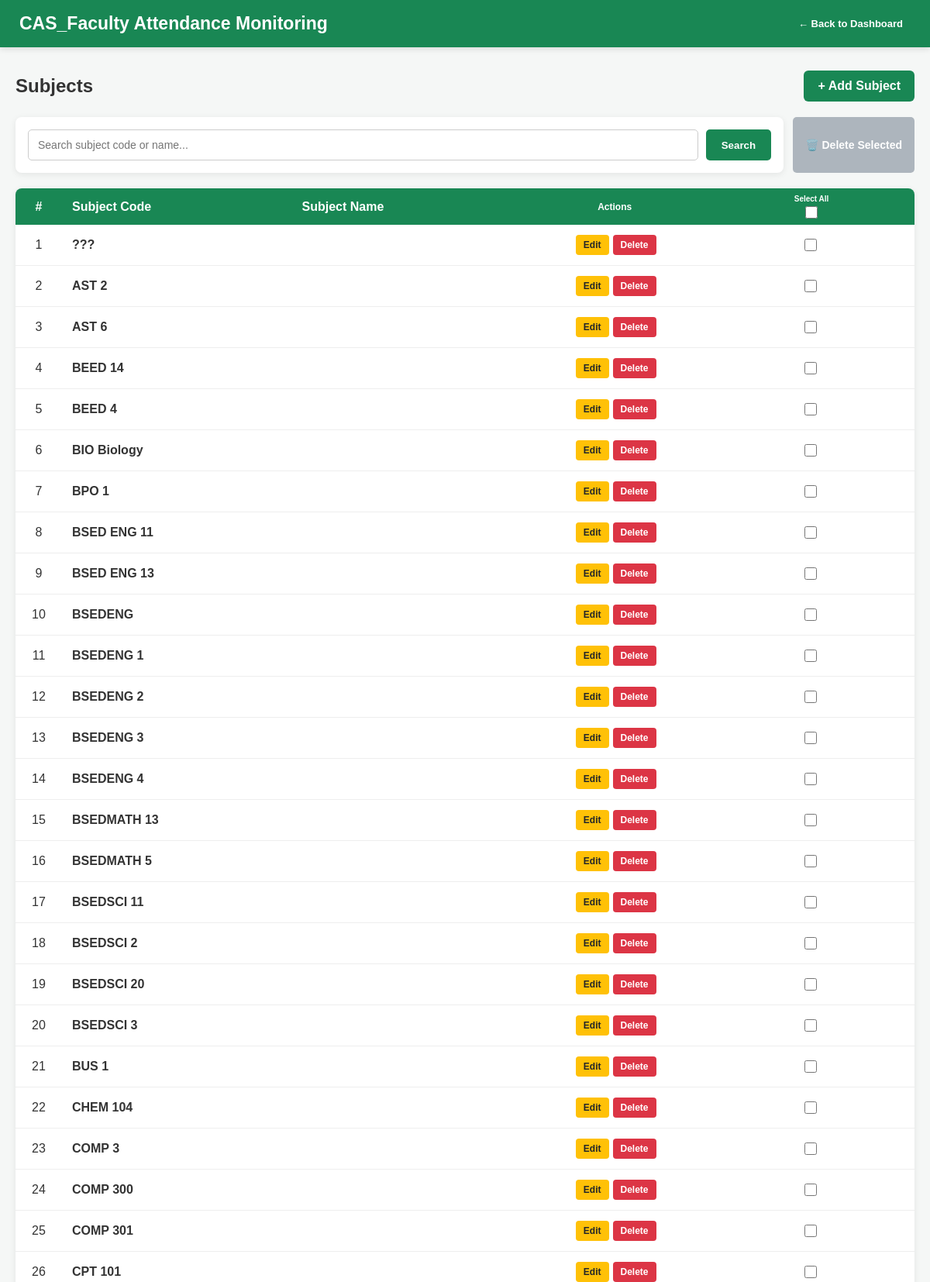
/subjects/ (signed in, upper part), run on the app's committed database.
### monitoring/models.py (models this page shows, shortened)
class Subject(models.Model):
    subject_code = models.CharField(max_length=30)
    subject_name = models.CharField(
        max_length=150,
        blank=True
    )
    class Meta:
        ordering = ["subject_code"]

### monitoring/views.py (the view, shortened to what this page needs)
@login_required
def subject_list(request):
    search = request.GET.get(
        "search",
        ""
    ).strip()
    subjects = Subject.objects.all().order_by(
        "subject_code"
    )
    all_subjects = Subject.objects.all().order_by(
        "subject_code"
    )
    return render(
        request,
        "instructors/subjects/list.html",
        {
            "subjects": subjects,
            "all_subjects": all_subjects,
            "search": search,
        }
    )

### templates/instructors/subjects/list.html (shortened to what this page needs)
<!DOCTYPE html>
<html lang="en">
<head>
</head>
<body>
<header class="header">
    <div class="header-content">
        <h1>
            CAS_Faculty Attendance Monitoring
        </h1>
        <div class="header-links">
            <a
                href="{% url 'dashboard' %}"
                class="header-link"
            >
                ← Back to Dashboard
            </a>
        </div>
    </div>
</header>
<div class="container">
    <div class="top-section">
        <h2>
            Subjects
        </h2>
        <a
            href="{% url 'subject_create' %}"
            class="add-button"
        >
            + Add Subject
        </a>
    </div>
    <div class="search-actions-row">
        <div class="search-box">
            <form
                method="GET"
                action="{% url 'subject_list' %}"
            >
                <div class="search-input-wrapper">
                    <input
                        type="text"
                        id="subject-search"
                        name="search"
                        placeholder="Search subject code or name..."
                        value="{{ search }}"
                        autocomplete="off"
                    >
                </div>
                <button
                    type="submit"
                    class="search-button"
                >
                    Search
                </button>
            </form>
        </div>
        <button
            type="button"
            id="delete-selected-btn"
            class="delete-selected"
            disabled
        >
        </button>
    </div>
    <div class="table-container">
        <table>
            <thead>
                <tr>
                    <th class="number-cell">
                        #
                    </th>
                    <th>
                        Subject Code
                    </th>
                    <th>
                        Subject Name
                    </th>
                    <th class="actions-header">
                        <div class="actions-header-content">
                            <div class="actions-title">
                                Actions
                            </div>
                            <label class="select-all-box">
                                <span class="select-all-label">
                                    Select All
                                </span>
                                <input
                                    type="checkbox"
                                    id="select-all"
                                    class="select-all-checkbox"
                                >
                            </label>
                        </div>
                    </th>
                </tr>
            </thead>
            <tbody>
                {% for subject in subjects %}
                    <tr>
                        <td class="number-cell">
                            {{ forloop.counter }}
                        </td>
                        <td>
                            <strong>
                                {{ subject.subject_code }}
                            </strong>
                        </td>
                        <td>
                        </td>
                        <td>
                            <div class="actions-content">
                                <div class="action-buttons">
                                    <a
                                        href="{% url 'subject_update' subject.id %}"
                                        class="action edit"
                                    >
                                        Edit
                                    </a>
                                    <a
                                        href="{% url 'subject_delete' subject.id %}"
                                        class="action delete"
                                    >
                                        Delete
                                    </a>
                                </div>
                                <div class="checkbox-cell">
                                    <input
                                        type="checkbox"
                                        class="row-checkbox"
                                        value="{{ subject.id }}"
                                        data-subject-name="{{ subject.subject_code|escapejs }}"
                                    >
                                </div>
                            </div>
                        </td>
                    </tr>
                {% endfor %}
            </tbody>
        </table>
    </div>
</div>
</body>
</html>

### templates/instructors/subjects/list.html (style rules this page uses)
* { box-sizing: border-box; margin: 0; padding: 0; font-family: Arial, sans-serif; }
body { background: #f5f7f6; color: #333; min-height: 100vh; }
.header { background: #198754; color: white; padding: 15px 25px; position: sticky; top: 0; z-index: 1000; box-shadow: 0 2px 8px rgba(0, 0, 0, 0.12); }
.header-content { width: 100%; display: flex; align-items: center; justify-content: space-between; gap: 15px; }
.header h1 { font-size: 23px; white-space: nowrap; }
.header-links { display: flex; align-items: center; gap: 8px; flex-wrap: wrap; }
.header-link { color: white; text-decoration: none; padding: 8px 10px; border-radius: 5px; font-size: 13px; font-weight: bold; }
.container { width: 100%; max-width: 1250px; margin: 0 auto; padding: 30px 20px 40px; }
.top-section { display: flex; justify-content: space-between; align-items: center; gap: 15px; margin-bottom: 20px; flex-wrap: wrap; }
.top-section h2 { font-size: 24px; }
.add-button { background: #198754; color: white; text-decoration: none; padding: 11px 18px; border-radius: 6px; font-weight: bold; white-space: nowrap; }
.search-actions-row { display: flex; align-items: stretch; gap: 12px; margin-bottom: 20px; width: 100%; }
.search-box { position: relative; background: white; padding: 16px; border-radius: 8px; box-shadow: 0 2px 8px rgba(0, 0, 0, 0.08); flex: 1; min-width: 0; }
.search-box form { display: flex; gap: 10px; width: 100%; }
.search-input-wrapper { position: relative; flex: 1; min-width: 0; }
.search-box input { width: 100%; padding: 11px 12px; border: 1px solid #ccc; border-radius: 5px; font-size: 14px; }
.search-button { background: #198754; color: white; border: none; padding: 11px 20px; border-radius: 5px; cursor: pointer; white-space: nowrap; font-weight: bold; }
.delete-selected { background: #dc3545; color: white; border: none; padding: 11px 16px; border-radius: 5px; font-size: 14px; font-weight: bold; cursor: pointer; white-space: nowrap; align-self: stretch; }
.delete-selected:disabled { background: #adb5bd; cursor: not-allowed; }
.table-container { background: white; border-radius: 8px; overflow-x: auto; overflow-y: visible; box-shadow: 0 2px 8px rgba(0, 0, 0, 0.08); width: 100%; }
table { width: 100%; min-width: 750px; border-collapse: collapse; }
th { background: #198754; color: white; padding: 13px; text-align: left; white-space: nowrap; }
td { padding: 13px; border-bottom: 1px solid #eee; white-space: nowrap; vertical-align: middle; }
.number-cell { width: 60px; text-align: center; }
.actions-header { min-width: 230px; padding: 8px 10px; }
.actions-header-content { width: 100%; display: grid; grid-template-columns: 1fr 1fr; align-items: center; justify-items: center; column-gap: 8px; }
.actions-title { grid-column: 1; color: white; font-size: 12px; font-weight: bold; text-align: center; width: 100%; }
.select-all-box { grid-column: 2; display: flex; flex-direction: column; align-items: center; justify-content: center; gap: 4px; width: 100%; }
.select-all-label { color: white; font-size: 10px; font-weight: bold; white-space: nowrap; text-align: center; }
.select-all-checkbox { width: 16px; height: 16px; cursor: pointer; margin: 0; }
.actions-content { width: 100%; display: grid; grid-template-columns: 1fr 1fr; align-items: center; justify-items: center; column-gap: 8px; }
.action-buttons { grid-column: 1; display: flex; align-items: center; justify-content: center; gap: 5px; width: 100%; }
.action { display: inline-flex; align-items: center; justify-content: center; text-decoration: none; padding: 6px 10px; border-radius: 4px; font-size: 12px; font-weight: bold; white-space: nowrap; }
.edit { background: #ffc107; color: #212529; }
.delete { background: #dc3545; color: white; }
.checkbox-cell { grid-column: 2; display: flex; align-items: center; justify-content: center; width: 100%; }
.row-checkbox { width: 16px; height: 16px; cursor: pointer; margin: 0; }

### data on the page
Subject: subject_code "???"
Subject: subject_code "AST 2"
Subject: subject_code "AST 6"
Subject: subject_code "BEED 14"
Subject: subject_code "BEED 4"
Subject: subject_code "BIO Biology"
Subject: subject_code "BPO 1"
Subject: subject_code "BSED ENG 11"
Subject: subject_code "BSED ENG 13"
Subject: subject_code "BSEDENG"
Subject: subject_code "BSEDENG 1"
Subject: subject_code "BSEDENG 2"
Subject: subject_code "BSEDENG 3"
Subject: subject_code "BSEDENG 4"
Subject: subject_code "BSEDMATH 13"
Subject: subject_code "BSEDMATH 5"
Subject: subject_code "BSEDSCI 11"
Subject: subject_code "BSEDSCI 2"
Subject: subject_code "BSEDSCI 20"
Subject: subject_code "BSEDSCI 3"
Subject: subject_code "BUS 1"
Subject: subject_code "CHEM 104"
Subject: subject_code "COMP 3"
Subject: subject_code "COMP 300"
Subject: subject_code "COMP 301"
Subject: subject_code "CPT 101"
